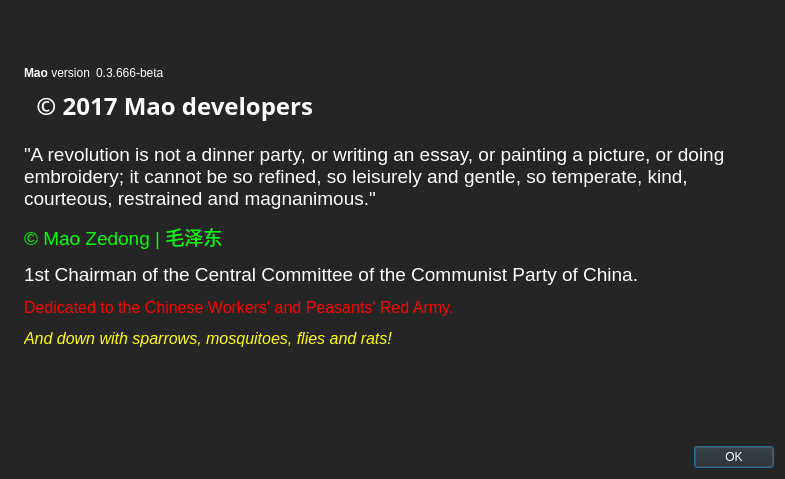
<?xml version="1.0" encoding="UTF-8"?>
<ui version="4.0">
 <class>AboutDialog</class>
 <widget class="QDialog" name="AboutDialog">
  <property name="geometry">
   <rect>
    <x>0</x>
    <y>0</y>
    <width>785</width>
    <height>479</height>
   </rect>
  </property>
  <property name="palette">
   <palette>
    <active>
     <colorrole role="WindowText">
      <brush brushstyle="SolidPattern">
       <color alpha="255">
        <red>255</red>
        <green>255</green>
        <blue>255</blue>
       </color>
      </brush>
     </colorrole>
     <colorrole role="Button">
      <brush brushstyle="SolidPattern">
       <color alpha="255">
        <red>37</red>
        <green>37</green>
        <blue>37</blue>
       </color>
      </brush>
     </colorrole>
     <colorrole role="Light">
      <brush brushstyle="SolidPattern">
       <color alpha="255">
        <red>55</red>
        <green>55</green>
        <blue>55</blue>
       </color>
      </brush>
     </colorrole>
     <colorrole role="Midlight">
      <brush brushstyle="SolidPattern">
       <color alpha="255">
        <red>46</red>
        <green>46</green>
        <blue>46</blue>
       </color>
      </brush>
     </colorrole>
     <colorrole role="Dark">
      <brush brushstyle="SolidPattern">
       <color alpha="255">
        <red>18</red>
        <green>18</green>
        <blue>18</blue>
       </color>
      </brush>
     </colorrole>
     <colorrole role="Mid">
      <brush brushstyle="SolidPattern">
       <color alpha="255">
        <red>24</red>
        <green>24</green>
        <blue>24</blue>
       </color>
      </brush>
     </colorrole>
     <colorrole role="Text">
      <brush brushstyle="SolidPattern">
       <color alpha="255">
        <red>255</red>
        <green>255</green>
        <blue>255</blue>
       </color>
      </brush>
     </colorrole>
     <colorrole role="BrightText">
      <brush brushstyle="SolidPattern">
       <color alpha="255">
        <red>255</red>
        <green>255</green>
        <blue>255</blue>
       </color>
      </brush>
     </colorrole>
     <colorrole role="ButtonText">
      <brush brushstyle="SolidPattern">
       <color alpha="255">
        <red>255</red>
        <green>255</green>
        <blue>255</blue>
       </color>
      </brush>
     </colorrole>
     <colorrole role="Base">
      <brush brushstyle="SolidPattern">
       <color alpha="255">
        <red>0</red>
        <green>0</green>
        <blue>0</blue>
       </color>
      </brush>
     </colorrole>
     <colorrole role="Window">
      <brush brushstyle="SolidPattern">
       <color alpha="255">
        <red>37</red>
        <green>37</green>
        <blue>37</blue>
       </color>
      </brush>
     </colorrole>
     <colorrole role="Shadow">
      <brush brushstyle="SolidPattern">
       <color alpha="255">
        <red>0</red>
        <green>0</green>
        <blue>0</blue>
       </color>
      </brush>
     </colorrole>
     <colorrole role="AlternateBase">
      <brush brushstyle="SolidPattern">
       <color alpha="255">
        <red>18</red>
        <green>18</green>
        <blue>18</blue>
       </color>
      </brush>
     </colorrole>
     <colorrole role="ToolTipBase">
      <brush brushstyle="SolidPattern">
       <color alpha="255">
        <red>255</red>
        <green>255</green>
        <blue>220</blue>
       </color>
      </brush>
     </colorrole>
     <colorrole role="ToolTipText">
      <brush brushstyle="SolidPattern">
       <color alpha="255">
        <red>0</red>
        <green>0</green>
        <blue>0</blue>
       </color>
      </brush>
     </colorrole>
    </active>
    <inactive>
     <colorrole role="WindowText">
      <brush brushstyle="SolidPattern">
       <color alpha="255">
        <red>255</red>
        <green>255</green>
        <blue>255</blue>
       </color>
      </brush>
     </colorrole>
     <colorrole role="Button">
      <brush brushstyle="SolidPattern">
       <color alpha="255">
        <red>37</red>
        <green>37</green>
        <blue>37</blue>
       </color>
      </brush>
     </colorrole>
     <colorrole role="Light">
      <brush brushstyle="SolidPattern">
       <color alpha="255">
        <red>55</red>
        <green>55</green>
        <blue>55</blue>
       </color>
      </brush>
     </colorrole>
     <colorrole role="Midlight">
      <brush brushstyle="SolidPattern">
       <color alpha="255">
        <red>46</red>
        <green>46</green>
        <blue>46</blue>
       </color>
      </brush>
     </colorrole>
     <colorrole role="Dark">
      <brush brushstyle="SolidPattern">
       <color alpha="255">
        <red>18</red>
        <green>18</green>
        <blue>18</blue>
       </color>
      </brush>
     </colorrole>
     <colorrole role="Mid">
      <brush brushstyle="SolidPattern">
       <color alpha="255">
        <red>24</red>
        <green>24</green>
        <blue>24</blue>
       </color>
      </brush>
     </colorrole>
     <colorrole role="Text">
      <brush brushstyle="SolidPattern">
       <color alpha="255">
        <red>255</red>
        <green>255</green>
        <blue>255</blue>
       </color>
      </brush>
     </colorrole>
     <colorrole role="BrightText">
      <brush brushstyle="SolidPattern">
       <color alpha="255">
        <red>255</red>
        <green>255</green>
        <blue>255</blue>
       </color>
      </brush>
     </colorrole>
     <colorrole role="ButtonText">
      <brush brushstyle="SolidPattern">
       <color alpha="255">
        <red>255</red>
        <green>255</green>
        <blue>255</blue>
       </color>
      </brush>
     </colorrole>
     <colorrole role="Base">
      <brush brushstyle="SolidPattern">
       <color alpha="255">
        <red>0</red>
        <green>0</green>
        <blue>0</blue>
       </color>
      </brush>
     </colorrole>
     <colorrole role="Window">
      <brush brushstyle="SolidPattern">
       <color alpha="255">
        <red>37</red>
        <green>37</green>
        <blue>37</blue>
       </color>
      </brush>
     </colorrole>
     <colorrole role="Shadow">
      <brush brushstyle="SolidPattern">
       <color alpha="255">
        <red>0</red>
        <green>0</green>
        <blue>0</blue>
       </color>
      </brush>
     </colorrole>
     <colorrole role="AlternateBase">
      <brush brushstyle="SolidPattern">
       <color alpha="255">
        <red>18</red>
        <green>18</green>
        <blue>18</blue>
       </color>
      </brush>
     </colorrole>
     <colorrole role="ToolTipBase">
      <brush brushstyle="SolidPattern">
       <color alpha="255">
        <red>255</red>
        <green>255</green>
        <blue>220</blue>
       </color>
      </brush>
     </colorrole>
     <colorrole role="ToolTipText">
      <brush brushstyle="SolidPattern">
       <color alpha="255">
        <red>0</red>
        <green>0</green>
        <blue>0</blue>
       </color>
      </brush>
     </colorrole>
    </inactive>
    <disabled>
     <colorrole role="WindowText">
      <brush brushstyle="SolidPattern">
       <color alpha="255">
        <red>18</red>
        <green>18</green>
        <blue>18</blue>
       </color>
      </brush>
     </colorrole>
     <colorrole role="Button">
      <brush brushstyle="SolidPattern">
       <color alpha="255">
        <red>37</red>
        <green>37</green>
        <blue>37</blue>
       </color>
      </brush>
     </colorrole>
     <colorrole role="Light">
      <brush brushstyle="SolidPattern">
       <color alpha="255">
        <red>55</red>
        <green>55</green>
        <blue>55</blue>
       </color>
      </brush>
     </colorrole>
     <colorrole role="Midlight">
      <brush brushstyle="SolidPattern">
       <color alpha="255">
        <red>46</red>
        <green>46</green>
        <blue>46</blue>
       </color>
      </brush>
     </colorrole>
     <colorrole role="Dark">
      <brush brushstyle="SolidPattern">
       <color alpha="255">
        <red>18</red>
        <green>18</green>
        <blue>18</blue>
       </color>
      </brush>
     </colorrole>
     <colorrole role="Mid">
      <brush brushstyle="SolidPattern">
       <color alpha="255">
        <red>24</red>
        <green>24</green>
        <blue>24</blue>
       </color>
      </brush>
     </colorrole>
     <colorrole role="Text">
      <brush brushstyle="SolidPattern">
       <color alpha="255">
        <red>18</red>
        <green>18</green>
        <blue>18</blue>
       </color>
      </brush>
     </colorrole>
     <colorrole role="BrightText">
      <brush brushstyle="SolidPattern">
       <color alpha="255">
        <red>255</red>
        <green>255</green>
        <blue>255</blue>
       </color>
      </brush>
     </colorrole>
     <colorrole role="ButtonText">
      <brush brushstyle="SolidPattern">
       <color alpha="255">
        <red>18</red>
        <green>18</green>
        <blue>18</blue>
       </color>
      </brush>
     </colorrole>
     <colorrole role="Base">
      <brush brushstyle="SolidPattern">
       <color alpha="255">
        <red>37</red>
        <green>37</green>
        <blue>37</blue>
       </color>
      </brush>
     </colorrole>
     <colorrole role="Window">
      <brush brushstyle="SolidPattern">
       <color alpha="255">
        <red>37</red>
        <green>37</green>
        <blue>37</blue>
       </color>
      </brush>
     </colorrole>
     <colorrole role="Shadow">
      <brush brushstyle="SolidPattern">
       <color alpha="255">
        <red>0</red>
        <green>0</green>
        <blue>0</blue>
       </color>
      </brush>
     </colorrole>
     <colorrole role="AlternateBase">
      <brush brushstyle="SolidPattern">
       <color alpha="255">
        <red>37</red>
        <green>37</green>
        <blue>37</blue>
       </color>
      </brush>
     </colorrole>
     <colorrole role="ToolTipBase">
      <brush brushstyle="SolidPattern">
       <color alpha="255">
        <red>255</red>
        <green>255</green>
        <blue>220</blue>
       </color>
      </brush>
     </colorrole>
     <colorrole role="ToolTipText">
      <brush brushstyle="SolidPattern">
       <color alpha="255">
        <red>0</red>
        <green>0</green>
        <blue>0</blue>
       </color>
      </brush>
     </colorrole>
    </disabled>
   </palette>
  </property>
  <property name="windowTitle">
   <string>About mao</string>
  </property>
  <layout class="QHBoxLayout" name="horizontalLayout_2">
   <item>
    <widget class="QLabel" name="label_4">
     <property name="sizePolicy">
      <sizepolicy hsizetype="Preferred" vsizetype="Ignored">
       <horstretch>0</horstretch>
       <verstretch>0</verstretch>
      </sizepolicy>
     </property>
     <property name="pixmap">
      <pixmap resource="../bitcoin.qrc">:/images/about</pixmap>
     </property>
    </widget>
   </item>
   <item>
    <layout class="QVBoxLayout" name="verticalLayout_2">
     <item>
      <spacer name="verticalSpacer_2">
       <property name="orientation">
        <enum>Qt::Vertical</enum>
       </property>
       <property name="sizeHint" stdset="0">
        <size>
         <width>20</width>
         <height>40</height>
        </size>
       </property>
      </spacer>
     </item>
     <item>
      <layout class="QHBoxLayout" name="horizontalLayout">
       <item>
        <widget class="QLabel" name="label">
         <property name="cursor">
          <cursorShape>IBeamCursor</cursorShape>
         </property>
         <property name="text">
          <string>&lt;html&gt;&lt;head/&gt;&lt;body&gt;&lt;p&gt;&lt;span style=&quot; font-weight:600;&quot;&gt;Mao&lt;/span&gt; version&lt;/p&gt;&lt;/body&gt;&lt;/html&gt;</string>
         </property>
         <property name="textInteractionFlags">
          <set>Qt::LinksAccessibleByMouse|Qt::TextSelectableByKeyboard|Qt::TextSelectableByMouse</set>
         </property>
        </widget>
       </item>
       <item>
        <widget class="QLabel" name="versionLabel">
         <property name="cursor">
          <cursorShape>IBeamCursor</cursorShape>
         </property>
         <property name="text">
          <string notr="true">0.3.666-beta</string>
         </property>
         <property name="textInteractionFlags">
          <set>Qt::LinksAccessibleByMouse|Qt::TextSelectableByKeyboard|Qt::TextSelectableByMouse</set>
         </property>
        </widget>
       </item>
       <item>
        <spacer name="horizontalSpacer">
         <property name="orientation">
          <enum>Qt::Horizontal</enum>
         </property>
         <property name="sizeHint" stdset="0">
          <size>
           <width>40</width>
           <height>20</height>
          </size>
         </property>
        </spacer>
       </item>
      </layout>
     </item>
     <item>
      <widget class="QLabel" name="copyrightLabel">
       <property name="font">
        <font>
         <family>MS PGothic</family>
         <pointsize>18</pointsize>
         <weight>75</weight>
         <bold>true</bold>
        </font>
       </property>
       <property name="cursor">
        <cursorShape>IBeamCursor</cursorShape>
       </property>
       <property name="text">
        <string>  © 2017 Mao developers</string>
       </property>
       <property name="textInteractionFlags">
        <set>Qt::LinksAccessibleByMouse|Qt::TextSelectableByKeyboard|Qt::TextSelectableByMouse</set>
       </property>
      </widget>
     </item>
     <item>
      <widget class="QLabel" name="label_2">
       <property name="cursor">
        <cursorShape>IBeamCursor</cursorShape>
       </property>
       <property name="text">
        <string>&lt;html&gt;&lt;head/&gt;&lt;body&gt;&lt;p&gt;&lt;span style=&quot; color:#ffffff;&quot;&gt;&lt;br/&gt;&lt;/span&gt;&lt;span style=&quot; font-size:14pt; color:#ffffff;&quot;&gt;&amp;quot;A revolution is not a dinner party, or writing an essay, or painting a picture, or doing embroidery; it cannot be so refined, so leisurely and gentle, so temperate, kind, courteous, restrained and magnanimous.&amp;quot;&lt;/span&gt;&lt;/p&gt;&lt;p&gt;&lt;span style=&quot; font-size:14pt; color:#00ff00;&quot;&gt;© Mao Zedong  |  毛泽东&lt;/span&gt;&lt;/p&gt;&lt;p&gt;&lt;span style=&quot; font-size:14pt; color:#ffffff;&quot;&gt;1st Chairman of the Central Committee of the Communist Party of China.&lt;/span&gt;&lt;/p&gt;&lt;p&gt;&lt;span style=&quot; font-size:12pt; color:#ff0000;&quot;&gt;Dedicated to the Chinese Workers' and Peasants' Red Army.&lt;/span&gt;&lt;/p&gt;&lt;p&gt;&lt;span style=&quot; font-size:12pt; font-style:italic; color:#ffff00;&quot;&gt;And down with sparrows, mosquitoes, flies and rats!&lt;/span&gt;&lt;/p&gt;&lt;p&gt;&lt;span style=&quot; color:#ffffff;&quot;&gt;&lt;br/&gt;&lt;/span&gt;&lt;/p&gt;&lt;/body&gt;&lt;/html&gt;</string>
       </property>
       <property name="wordWrap">
        <bool>true</bool>
       </property>
       <property name="textInteractionFlags">
        <set>Qt::LinksAccessibleByMouse|Qt::TextSelectableByKeyboard|Qt::TextSelectableByMouse</set>
       </property>
      </widget>
     </item>
     <item>
      <spacer name="verticalSpacer">
       <property name="orientation">
        <enum>Qt::Vertical</enum>
       </property>
       <property name="sizeHint" stdset="0">
        <size>
         <width>20</width>
         <height>40</height>
        </size>
       </property>
      </spacer>
     </item>
     <item>
      <widget class="QDialogButtonBox" name="buttonBox">
       <property name="orientation">
        <enum>Qt::Horizontal</enum>
       </property>
       <property name="standardButtons">
        <set>QDialogButtonBox::Ok</set>
       </property>
      </widget>
     </item>
    </layout>
   </item>
  </layout>
 </widget>
 <resources>
  <include location="../bitcoin.qrc"/>
 </resources>
 <connections>
  <connection>
   <sender>buttonBox</sender>
   <signal>accepted()</signal>
   <receiver>AboutDialog</receiver>
   <slot>accept()</slot>
   <hints>
    <hint type="sourcelabel">
     <x>360</x>
     <y>308</y>
    </hint>
    <hint type="destinationlabel">
     <x>157</x>
     <y>274</y>
    </hint>
   </hints>
  </connection>
  <connection>
   <sender>buttonBox</sender>
   <signal>rejected()</signal>
   <receiver>AboutDialog</receiver>
   <slot>reject()</slot>
   <hints>
    <hint type="sourcelabel">
     <x>428</x>
     <y>308</y>
    </hint>
    <hint type="destinationlabel">
     <x>286</x>
     <y>274</y>
    </hint>
   </hints>
  </connection>
 </connections>
</ui>
